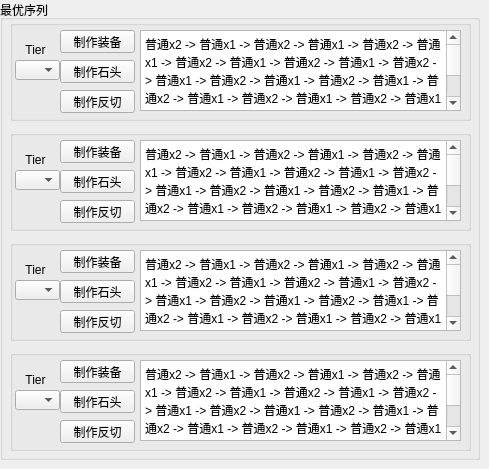
      <widget class="QWidget" name="craft_summary_tab">
       <attribute name="title">
        <string>最优序列</string>
       </attribute>
       <widget class="QGroupBox" name="craft_summary">
        <property name="geometry">
         <rect>
          <x>0</x>
          <y>0</y>
          <width>480</width>
          <height>460</height>
         </rect>
        </property>
        <property name="title">
         <string>最优序列</string>
        </property>
        <widget class="QGroupBox" name="craft_summary_bs_0">
         <property name="geometry">
          <rect>
           <x>10</x>
           <y>20</y>
           <width>461</width>
           <height>101</height>
          </rect>
         </property>
         <property name="title">
          <string/>
         </property>
         <widget class="QPushButton" name="craft_summary_craft_item_0">
          <property name="geometry">
           <rect>
            <x>50</x>
            <y>10</y>
            <width>75</width>
            <height>23</height>
           </rect>
          </property>
          <property name="text">
           <string>制作装备</string>
          </property>
         </widget>
         <widget class="QPushButton" name="craft_summary_craft_stone_0">
          <property name="geometry">
           <rect>
            <x>50</x>
            <y>40</y>
            <width>75</width>
            <height>23</height>
           </rect>
          </property>
          <property name="text">
           <string>制作石头</string>
          </property>
         </widget>
         <widget class="QPushButton" name="craft_summary_craft_backswitch_0">
          <property name="geometry">
           <rect>
            <x>50</x>
            <y>70</y>
            <width>75</width>
            <height>23</height>
           </rect>
          </property>
          <property name="text">
           <string>制作反切</string>
          </property>
         </widget>
         <widget class="QLabel" name="craft_summary_tier_selection__label_0">
          <property name="geometry">
           <rect>
            <x>10</x>
            <y>20</y>
            <width>31</width>
            <height>20</height>
           </rect>
          </property>
          <property name="layoutDirection">
           <enum>Qt::LayoutDirection::LeftToRight</enum>
          </property>
          <property name="styleSheet">
           <string notr="true">background: none;
border: none;</string>
          </property>
          <property name="text">
           <string>Tier</string>
          </property>
          <property name="alignment">
           <set>Qt::AlignmentFlag::AlignCenter</set>
          </property>
         </widget>
         <widget class="QComboBox" name="craft_summary_tier_selection_box_0">
          <property name="geometry">
           <rect>
            <x>5</x>
            <y>40</y>
            <width>45</width>
            <height>20</height>
           </rect>
          </property>
          <property name="currentText">
           <string/>
          </property>
         </widget>
         <widget class="QTextBrowser" name="best_sequence_display_0">
          <property name="geometry">
           <rect>
            <x>130</x>
            <y>10</y>
            <width>321</width>
            <height>81</height>
           </rect>
          </property>
          <property name="verticalScrollBarPolicy">
           <enum>Qt::ScrollBarPolicy::ScrollBarAlwaysOn</enum>
          </property>
          <property name="html">
           <string>&lt;!DOCTYPE HTML PUBLIC &quot;-//W3C//DTD HTML 4.0//EN&quot; &quot;http://www.w3.org/TR/REC-html40/strict.dtd&quot;&gt;
&lt;html&gt;&lt;head&gt;&lt;meta name=&quot;qrichtext&quot; content=&quot;1&quot; /&gt;&lt;meta charset=&quot;utf-8&quot; /&gt;&lt;style type=&quot;text/css&quot;&gt;
p, li { white-space: pre-wrap; }
hr { height: 1px; border-width: 0; }
li.unchecked::marker { content: &quot;\2610&quot;; }
li.checked::marker { content: &quot;\2612&quot;; }
&lt;/style&gt;&lt;/head&gt;&lt;body style=&quot; font-family:'Microsoft YaHei UI'; font-size:9pt; font-weight:400; font-style:normal;&quot;&gt;
&lt;p style=&quot; margin-top:0px; margin-bottom:0px; margin-left:0px; margin-right:0px; -qt-block-indent:0; text-indent:0px;&quot;&gt;普通x2 -&amp;gt; 普通x1 -&amp;gt; 普通x2 -&amp;gt; 普通x1 -&amp;gt; 普通x2 -&amp;gt; 普通x1 -&amp;gt; 普通x2 -&amp;gt; 普通x1 -&amp;gt; 普通x2 -&amp;gt; 普通x1 -&amp;gt; 普通x2 -&amp;gt; 普通x1 -&amp;gt; 普通x2 -&amp;gt; 普通x1 -&amp;gt; 普通x2 -&amp;gt; 普通x1 -&amp;gt; 普通x2 -&amp;gt; 普通x1 -&amp;gt; 普通x2 -&amp;gt; 普通x1 -&amp;gt; 普通x2 -&amp;gt; 普通x1 -&amp;gt; 普通x2 -&amp;gt; 普通x1 -&amp;gt; 普通x2 -&amp;gt; 普通x1 -&amp;gt; 普通x2 -&amp;gt; 普通x1 -&amp;gt; 普通x2 -&amp;gt; 普通x1 -&amp;gt; 普通x2 -&amp;gt; 普通x1 -&amp;gt; 普通x2 -&amp;gt; 普通x1 -&amp;gt; 普通x2 -&amp;gt; 普通x1&lt;/p&gt;&lt;/body&gt;&lt;/html&gt;</string>
          </property>
         </widget>
        </widget>
        <widget class="QGroupBox" name="craft_summary_bs_1">
         <property name="geometry">
          <rect>
           <x>10</x>
           <y>130</y>
           <width>461</width>
           <height>101</height>
          </rect>
         </property>
         <property name="title">
          <string/>
         </property>
         <widget class="QPushButton" name="craft_summary_craft_item_1">
          <property name="geometry">
           <rect>
            <x>50</x>
            <y>10</y>
            <width>75</width>
            <height>23</height>
           </rect>
          </property>
          <property name="text">
           <string>制作装备</string>
          </property>
         </widget>
         <widget class="QPushButton" name="craft_summary_craft_stone_1">
          <property name="geometry">
           <rect>
            <x>50</x>
            <y>40</y>
            <width>75</width>
            <height>23</height>
           </rect>
          </property>
          <property name="text">
           <string>制作石头</string>
          </property>
         </widget>
         <widget class="QPushButton" name="craft_summary_craft_backswitch_1">
          <property name="geometry">
           <rect>
            <x>50</x>
            <y>70</y>
            <width>75</width>
            <height>23</height>
           </rect>
          </property>
          <property name="text">
           <string>制作反切</string>
          </property>
         </widget>
         <widget class="QLabel" name="craft_summary_tier_selection__label_1">
          <property name="geometry">
           <rect>
            <x>10</x>
            <y>20</y>
            <width>31</width>
            <height>20</height>
           </rect>
          </property>
          <property name="layoutDirection">
           <enum>Qt::LayoutDirection::LeftToRight</enum>
          </property>
          <property name="styleSheet">
           <string notr="true">background: none;
border: none;</string>
          </property>
          <property name="text">
           <string>Tier</string>
          </property>
          <property name="alignment">
           <set>Qt::AlignmentFlag::AlignCenter</set>
          </property>
         </widget>
         <widget class="QComboBox" name="craft_summary_tier_selection_box_1">
          <property name="geometry">
           <rect>
            <x>5</x>
            <y>40</y>
            <width>45</width>
            <height>20</height>
           </rect>
          </property>
          <property name="currentText">
           <string/>
          </property>
         </widget>
         <widget class="QTextBrowser" name="best_sequence_display_1">
          <property name="geometry">
           <rect>
            <x>130</x>
            <y>10</y>
            <width>321</width>
            <height>81</height>
           </rect>
          </property>
          <property name="verticalScrollBarPolicy">
           <enum>Qt::ScrollBarPolicy::ScrollBarAlwaysOn</enum>
          </property>
          <property name="html">
           <string>&lt;!DOCTYPE HTML PUBLIC &quot;-//W3C//DTD HTML 4.0//EN&quot; &quot;http://www.w3.org/TR/REC-html40/strict.dtd&quot;&gt;
&lt;html&gt;&lt;head&gt;&lt;meta name=&quot;qrichtext&quot; content=&quot;1&quot; /&gt;&lt;meta charset=&quot;utf-8&quot; /&gt;&lt;style type=&quot;text/css&quot;&gt;
p, li { white-space: pre-wrap; }
hr { height: 1px; border-width: 0; }
li.unchecked::marker { content: &quot;\2610&quot;; }
li.checked::marker { content: &quot;\2612&quot;; }
&lt;/style&gt;&lt;/head&gt;&lt;body style=&quot; font-family:'Microsoft YaHei UI'; font-size:9pt; font-weight:400; font-style:normal;&quot;&gt;
&lt;p style=&quot; margin-top:0px; margin-bottom:0px; margin-left:0px; margin-right:0px; -qt-block-indent:0; text-indent:0px;&quot;&gt;普通x2 -&amp;gt; 普通x1 -&amp;gt; 普通x2 -&amp;gt; 普通x1 -&amp;gt; 普通x2 -&amp;gt; 普通x1 -&amp;gt; 普通x2 -&amp;gt; 普通x1 -&amp;gt; 普通x2 -&amp;gt; 普通x1 -&amp;gt; 普通x2 -&amp;gt; 普通x1 -&amp;gt; 普通x2 -&amp;gt; 普通x1 -&amp;gt; 普通x2 -&amp;gt; 普通x1 -&amp;gt; 普通x2 -&amp;gt; 普通x1 -&amp;gt; 普通x2 -&amp;gt; 普通x1 -&amp;gt; 普通x2 -&amp;gt; 普通x1 -&amp;gt; 普通x2 -&amp;gt; 普通x1 -&amp;gt; 普通x2 -&amp;gt; 普通x1 -&amp;gt; 普通x2 -&amp;gt; 普通x1 -&amp;gt; 普通x2 -&amp;gt; 普通x1 -&amp;gt; 普通x2 -&amp;gt; 普通x1 -&amp;gt; 普通x2 -&amp;gt; 普通x1 -&amp;gt; 普通x2 -&amp;gt; 普通x1&lt;/p&gt;&lt;/body&gt;&lt;/html&gt;</string>
          </property>
         </widget>
        </widget>
        <widget class="QGroupBox" name="craft_summary_bs_2">
         <property name="geometry">
          <rect>
           <x>10</x>
           <y>240</y>
           <width>461</width>
           <height>101</height>
          </rect>
         </property>
         <property name="title">
          <string/>
         </property>
         <widget class="QPushButton" name="craft_summary_craft_item_2">
          <property name="geometry">
           <rect>
            <x>50</x>
            <y>10</y>
            <width>75</width>
            <height>23</height>
           </rect>
          </property>
          <property name="text">
           <string>制作装备</string>
          </property>
         </widget>
         <widget class="QPushButton" name="craft_summary_craft_stone_2">
          <property name="geometry">
           <rect>
            <x>50</x>
            <y>40</y>
            <width>75</width>
            <height>23</height>
           </rect>
          </property>
          <property name="text">
           <string>制作石头</string>
          </property>
         </widget>
         <widget class="QPushButton" name="craft_summary_craft_backswitch_2">
          <property name="geometry">
           <rect>
            <x>50</x>
            <y>70</y>
            <width>75</width>
            <height>23</height>
           </rect>
          </property>
          <property name="text">
           <string>制作反切</string>
          </property>
         </widget>
         <widget class="QLabel" name="craft_summary_tier_selection__label_2">
          <property name="geometry">
           <rect>
            <x>10</x>
            <y>20</y>
            <width>31</width>
            <height>20</height>
           </rect>
          </property>
          <property name="layoutDirection">
           <enum>Qt::LayoutDirection::LeftToRight</enum>
          </property>
          <property name="styleSheet">
           <string notr="true">background: none;
border: none;</string>
          </property>
          <property name="text">
           <string>Tier</string>
          </property>
          <property name="alignment">
           <set>Qt::AlignmentFlag::AlignCenter</set>
          </property>
         </widget>
         <widget class="QComboBox" name="craft_summary_tier_selection_box_2">
          <property name="geometry">
           <rect>
            <x>5</x>
            <y>40</y>
            <width>45</width>
            <height>20</height>
           </rect>
          </property>
          <property name="currentText">
           <string/>
          </property>
         </widget>
         <widget class="QTextBrowser" name="best_sequence_display_2">
          <property name="geometry">
           <rect>
            <x>130</x>
            <y>10</y>
            <width>321</width>
            <height>81</height>
           </rect>
          </property>
          <property name="verticalScrollBarPolicy">
           <enum>Qt::ScrollBarPolicy::ScrollBarAlwaysOn</enum>
          </property>
          <property name="html">
           <string>&lt;!DOCTYPE HTML PUBLIC &quot;-//W3C//DTD HTML 4.0//EN&quot; &quot;http://www.w3.org/TR/REC-html40/strict.dtd&quot;&gt;
&lt;html&gt;&lt;head&gt;&lt;meta name=&quot;qrichtext&quot; content=&quot;1&quot; /&gt;&lt;meta charset=&quot;utf-8&quot; /&gt;&lt;style type=&quot;text/css&quot;&gt;
p, li { white-space: pre-wrap; }
hr { height: 1px; border-width: 0; }
li.unchecked::marker { content: &quot;\2610&quot;; }
li.checked::marker { content: &quot;\2612&quot;; }
&lt;/style&gt;&lt;/head&gt;&lt;body style=&quot; font-family:'Microsoft YaHei UI'; font-size:9pt; font-weight:400; font-style:normal;&quot;&gt;
&lt;p style=&quot; margin-top:0px; margin-bottom:0px; margin-left:0px; margin-right:0px; -qt-block-indent:0; text-indent:0px;&quot;&gt;普通x2 -&amp;gt; 普通x1 -&amp;gt; 普通x2 -&amp;gt; 普通x1 -&amp;gt; 普通x2 -&amp;gt; 普通x1 -&amp;gt; 普通x2 -&amp;gt; 普通x1 -&amp;gt; 普通x2 -&amp;gt; 普通x1 -&amp;gt; 普通x2 -&amp;gt; 普通x1 -&amp;gt; 普通x2 -&amp;gt; 普通x1 -&amp;gt; 普通x2 -&amp;gt; 普通x1 -&amp;gt; 普通x2 -&amp;gt; 普通x1 -&amp;gt; 普通x2 -&amp;gt; 普通x1 -&amp;gt; 普通x2 -&amp;gt; 普通x1 -&amp;gt; 普通x2 -&amp;gt; 普通x1 -&amp;gt; 普通x2 -&amp;gt; 普通x1 -&amp;gt; 普通x2 -&amp;gt; 普通x1 -&amp;gt; 普通x2 -&amp;gt; 普通x1 -&amp;gt; 普通x2 -&amp;gt; 普通x1 -&amp;gt; 普通x2 -&amp;gt; 普通x1 -&amp;gt; 普通x2 -&amp;gt; 普通x1&lt;/p&gt;&lt;/body&gt;&lt;/html&gt;</string>
          </property>
         </widget>
        </widget>
        <widget class="QGroupBox" name="craft_summary_bs_3">
         <property name="geometry">
          <rect>
           <x>10</x>
           <y>350</y>
           <width>461</width>
           <height>101</height>
          </rect>
         </property>
         <property name="title">
          <string/>
         </property>
         <widget class="QPushButton" name="craft_summary_craft_item_3">
          <property name="geometry">
           <rect>
            <x>50</x>
            <y>10</y>
            <width>75</width>
            <height>23</height>
           </rect>
          </property>
          <property name="text">
           <string>制作装备</string>
          </property>
         </widget>
         <widget class="QPushButton" name="craft_summary_craft_stone_3">
          <property name="geometry">
           <rect>
            <x>50</x>
            <y>40</y>
            <width>75</width>
            <height>23</height>
           </rect>
          </property>
          <property name="text">
           <string>制作石头</string>
          </property>
         </widget>
         <widget class="QPushButton" name="craft_summary_craft_backswitch_3">
          <property name="geometry">
           <rect>
            <x>50</x>
            <y>70</y>
            <width>75</width>
            <height>23</height>
           </rect>
          </property>
          <property name="text">
           <string>制作反切</string>
          </property>
         </widget>
         <widget class="QLabel" name="craft_summary_tier_selection__label_3">
          <property name="geometry">
           <rect>
            <x>10</x>
            <y>20</y>
            <width>31</width>
            <height>20</height>
           </rect>
          </property>
          <property name="layoutDirection">
           <enum>Qt::LayoutDirection::LeftToRight</enum>
          </property>
          <property name="styleSheet">
           <string notr="true">background: none;
border: none;</string>
          </property>
          <property name="text">
           <string>Tier</string>
          </property>
          <property name="alignment">
           <set>Qt::AlignmentFlag::AlignCenter</set>
          </property>
         </widget>
         <widget class="QComboBox" name="craft_summary_tier_selection_box_3">
          <property name="geometry">
           <rect>
            <x>5</x>
            <y>40</y>
            <width>45</width>
            <height>20</height>
           </rect>
          </property>
          <property name="currentText">
           <string/>
          </property>
         </widget>
         <widget class="QTextBrowser" name="best_sequence_display_3">
          <property name="geometry">
           <rect>
            <x>130</x>
            <y>10</y>
            <width>321</width>
            <height>81</height>
           </rect>
          </property>
          <property name="verticalScrollBarPolicy">
           <enum>Qt::ScrollBarPolicy::ScrollBarAlwaysOn</enum>
          </property>
          <property name="html">
           <string>&lt;!DOCTYPE HTML PUBLIC &quot;-//W3C//DTD HTML 4.0//EN&quot; &quot;http://www.w3.org/TR/REC-html40/strict.dtd&quot;&gt;
&lt;html&gt;&lt;head&gt;&lt;meta name=&quot;qrichtext&quot; content=&quot;1&quot; /&gt;&lt;meta charset=&quot;utf-8&quot; /&gt;&lt;style type=&quot;text/css&quot;&gt;
p, li { white-space: pre-wrap; }
hr { height: 1px; border-width: 0; }
li.unchecked::marker { content: &quot;\2610&quot;; }
li.checked::marker { content: &quot;\2612&quot;; }
&lt;/style&gt;&lt;/head&gt;&lt;body style=&quot; font-family:'Microsoft YaHei UI'; font-size:9pt; font-weight:400; font-style:normal;&quot;&gt;
&lt;p style=&quot; margin-top:0px; margin-bottom:0px; margin-left:0px; margin-right:0px; -qt-block-indent:0; text-indent:0px;&quot;&gt;普通x2 -&amp;gt; 普通x1 -&amp;gt; 普通x2 -&amp;gt; 普通x1 -&amp;gt; 普通x2 -&amp;gt; 普通x1 -&amp;gt; 普通x2 -&amp;gt; 普通x1 -&amp;gt; 普通x2 -&amp;gt; 普通x1 -&amp;gt; 普通x2 -&amp;gt; 普通x1 -&amp;gt; 普通x2 -&amp;gt; 普通x1 -&amp;gt; 普通x2 -&amp;gt; 普通x1 -&amp;gt; 普通x2 -&amp;gt; 普通x1 -&amp;gt; 普通x2 -&amp;gt; 普通x1 -&amp;gt; 普通x2 -&amp;gt; 普通x1 -&amp;gt; 普通x2 -&amp;gt; 普通x1 -&amp;gt; 普通x2 -&amp;gt; 普通x1 -&amp;gt; 普通x2 -&amp;gt; 普通x1 -&amp;gt; 普通x2 -&amp;gt; 普通x1 -&amp;gt; 普通x2 -&amp;gt; 普通x1 -&amp;gt; 普通x2 -&amp;gt; 普通x1 -&amp;gt; 普通x2 -&amp;gt; 普通x1&lt;/p&gt;&lt;/body&gt;&lt;/html&gt;</string>
          </property>
         </widget>
        </widget>
       </widget>
      </widget>
